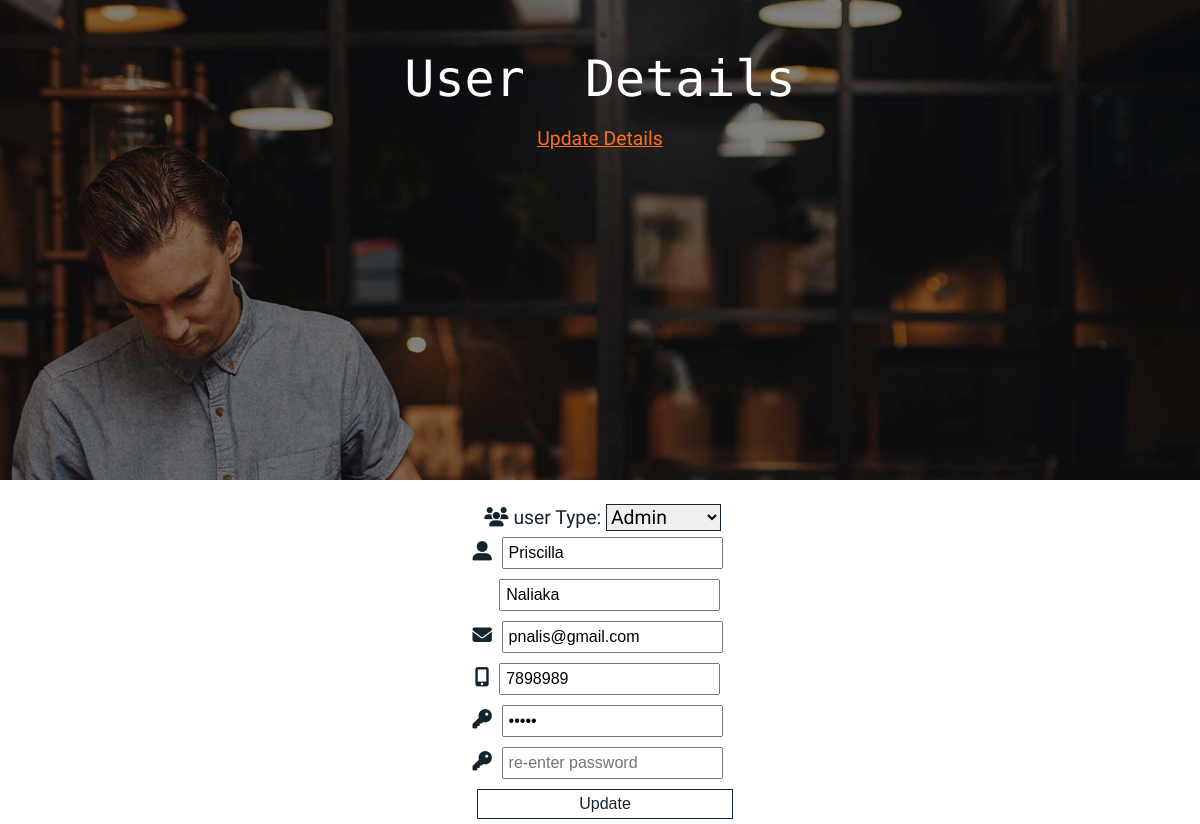
The app's page /update.php?id=82 with its own data.
### tables this page shows
CREATE TABLE `users` (
  `userId` int(11) NOT NULL,
  `firstName` varchar(255) NOT NULL,
  `lastName` varchar(255) NOT NULL,
  `email` varchar(255) NOT NULL,
  `password` varchar(255) NOT NULL,
  `phoneNumber` int(10) NOT NULL,
  `userType` varchar(10) NOT NULL DEFAULT 'client'
);

### update.php (the view, shortened to what this page needs)
<!DOCTYPE html>
<html>
<head>
    <link rel="stylesheet" href="style/style.css">
</head>
<header class="user-header main-header">
    <div class="header-item user-header-item">
        <p class="headline"> User &nbsp;Details</p>
        <p><a >Update Details</a></p>
    </div>
</header>
<body>
<?php
require_once("db_connect.php");
$id = $_GET['id'];
$qry = mysqli_query($conn,"select * from users where userid='$id'");
$data = mysqli_fetch_array($qry);
?>
<br />
<div class="dbaction">
<form class="register-form " id="update _user" method="post">
  <div class=" inputs ">
      <label for="user-type" class="users"><i class="fas fa-users"></i>user Type:</label>
      <select id="user-type" class="users" name="user-type" form="update _user" required>
        <?php if( $data['userType']=='client'){
          echo "<option value='client' class='user-choice'selected>Client</option>
          <option value='admin' class='user-choice' >Admin</option>
          ";
        } else{
          echo "<option value='admin' class='user-choice' selected>Admin</option>
          <option value='client' class='user-choice'  >Client</option>
          ";
        }
        ?>
      </select>
  </div>
    <div class="inputs">
        <i class="fas fa-user-alt"></i>
        <input type="text" id="first-name" value="<?php echo $data['firstName'] ?>"required name="fName" placeholder="first name">
        <br>
    </div>
    <div class="inputs">
        <i class="fas fa-asterisk" style="color: transparent;"></i>
        <input type="text" id="last-name" value="<?php echo $data['lastName'] ?>" required name="lName" placeholder="last name">
        <br>
    </div>
    <div class="inputs">
        <i class="fas fa-envelope"></i>
        <input type="email" id="email" value="<?php echo $data['email'] ?>" name="mail" required placeholder="Your email"><br>
    </div>
    <div class="inputs">
        <i class="fas fa-mobile-alt"></i>
        <input type="tel" id="mobile-no" name="phone" value="<?php echo $data['phoneNumber'] ?>" required placeholder="mobile number">
    </div>
    <div class="inputs">
        <i class="fas fa-key"></i>
        <input type="password" name="passcode"id="password" value="<?php echo $data['password'] ?>" required placeholder="enter password" onkeyup="check()" /><br>
    </div>
    <div class="inputs">
        <i class="fas fa-key"></i>
        <input type="password" required id="confirm_password" placeholder="re-enter password" onkeyup="check()" />
    </div>
    <div class=" inputs ">
        <input type="submit" class="input-btns" id="submit-btn" name="update" value="Update">
    </div>
</form>
</div>
</body>
</html>

### style/style.css (style rules this page uses)
body, html { height: 100%; font-size: 1.1em; margin: 0px; padding: 0px; font-family: 'Hind Madurai', sans-serif; scroll-behavior: smooth; background-color: white; color: #14242E; }
.fa-users { margin:5px; }
.users { width: 45%; font-family: 'Hind Madurai', sans-serif; font-size: inherit; }
#user-type { border-color: transparent; border:1px solid #14242E; }
.user-choice { background-color: #14242E; color: white; }
.header-item { position: relative; margin: auto; text-align: right; padding: 50px; }
.headline { font-family: 'Monoton', cursive; font-size: 50px; margin: 0px; }
.main-header { background-image: url(../images/bg1.jpg); background-color: black; background-attachment: fixed; background-position: bottom; background-repeat: no-repeat; height: 100%; background-size: cover; color: white; }
.user-header { background-image: url(../images/bg2.jpg); height: 60%; background-position: bottom; }
.user-header-item { text-align: center; text-decoration: none; }
a { text-decoration: none; color: inherit; }
.login-form, .register-form { display: inline-block; }
.dbaction { text-align: center; }
.inputs input { margin: 5px; padding: 5px; font-size: 16px; }
.input-btns { color: #14242E; background-color: transparent; border: 1px solid #14242E; width: 100%; }
p>a { color: #FC6E20 ; text-decoration: underline; }

### records on screen
users: user-type "Admin", fName "Priscilla", lName "Naliaka", mail "pnalis@gmail.com", phone "7898989"
